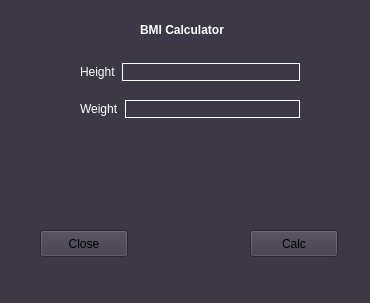
<?xml version="1.0" encoding="UTF-8"?>
<ui version="4.0">
 <class>Form</class>
 <widget class="QWidget" name="Form">
  <property name="geometry">
   <rect>
    <x>0</x>
    <y>0</y>
    <width>370</width>
    <height>303</height>
   </rect>
  </property>
  <property name="windowTitle">
   <string>BMI Calculator</string>
  </property>
  <property name="styleSheet">
   <string notr="true">background-color:rgb(61, 56, 70)</string>
  </property>
  <widget class="QPushButton" name="CloseBtn">
   <property name="geometry">
    <rect>
     <x>40</x>
     <y>230</y>
     <width>88</width>
     <height>27</height>
    </rect>
   </property>
   <property name="cursor">
    <cursorShape>PointingHandCursor</cursorShape>
   </property>
   <property name="text">
    <string>Close</string>
   </property>
  </widget>
  <widget class="QPushButton" name="CalcBtn">
   <property name="geometry">
    <rect>
     <x>250</x>
     <y>230</y>
     <width>88</width>
     <height>27</height>
    </rect>
   </property>
   <property name="cursor">
    <cursorShape>PointingHandCursor</cursorShape>
   </property>
   <property name="text">
    <string>Calc</string>
   </property>
  </widget>
  <widget class="QLabel" name="label_3">
   <property name="geometry">
    <rect>
     <x>140</x>
     <y>20</y>
     <width>110</width>
     <height>19</height>
    </rect>
   </property>
   <property name="styleSheet">
    <string notr="true">color:white;font-weight:bold;</string>
   </property>
   <property name="text">
    <string>BMI Calculator</string>
   </property>
  </widget>
  <widget class="QWidget" name="layoutWidget">
   <property name="geometry">
    <rect>
     <x>80</x>
     <y>50</y>
     <width>220</width>
     <height>83</height>
    </rect>
   </property>
   <layout class="QVBoxLayout" name="verticalLayout">
    <item>
     <layout class="QHBoxLayout" name="horizontalLayout">
      <item>
       <widget class="QLabel" name="HeightLbl">
        <property name="styleSheet">
         <string notr="true">color:white;</string>
        </property>
        <property name="text">
         <string>Height</string>
        </property>
       </widget>
      </item>
      <item>
       <widget class="QLineEdit" name="HeightEdit">
        <property name="styleSheet">
         <string notr="true">border:1px solid white; border-raduis:10px; color:white;</string>
        </property>
       </widget>
      </item>
     </layout>
    </item>
    <item>
     <layout class="QHBoxLayout" name="horizontalLayout_2">
      <item>
       <widget class="QLabel" name="WeightLbl">
        <property name="styleSheet">
         <string notr="true">color:white;</string>
        </property>
        <property name="text">
         <string>Weight</string>
        </property>
       </widget>
      </item>
      <item>
       <widget class="QLineEdit" name="WeightEdit">
        <property name="styleSheet">
         <string notr="true">border:1px solid white; border-raduis:10px; color:white;</string>
        </property>
       </widget>
      </item>
     </layout>
    </item>
   </layout>
  </widget>
  <widget class="QPushButton" name="backBtn">
   <property name="geometry">
    <rect>
     <x>20</x>
     <y>10</y>
     <width>40</width>
     <height>31</height>
    </rect>
   </property>
   <property name="cursor">
    <cursorShape>PointingHandCursor</cursorShape>
   </property>
   <property name="styleSheet">
    <string notr="true">background: transparent; border: none;</string>
   </property>
   <property name="text">
    <string/>
   </property>
   <property name="icon">
    <iconset>
     <normaloff>../Icons/back.png</normaloff>../Icons/back.png</iconset>
   </property>
  </widget>
 </widget>
 <resources/>
 <connections/>
</ui>
